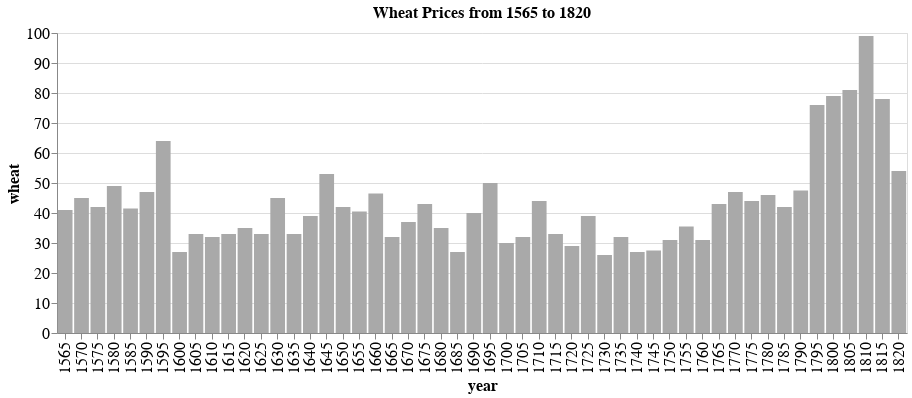

Notebook code cell kept with this figure:
### Markdown cell above
## Step Five: Update Chart

### Code cell
example_chart2 = alt.Chart(source).mark_bar().encode(
    x='year:O',
    y="wheat:Q",
).properties(width=850)
# add chart title
example_chart2.title = "Wheat Prices from 1565 to 1820"
example_chart2

### Figure 1 — Vega-Lite specification as saved in the notebook (floating-point values rounded to 4 significant figures)
{"config": {"title": {"font": "Futura", "fontSize": 16, "anchor": "middle", "color": "black"}, "axisX": {"grid": false, "tickSize": 6, "labelFontSize": 16, "titleFontSize": 16}, "axisY": {"labelFontSize": 16, "tickSize": 6, "titleFontSize": 16}, "background": "white", "text": {"color": "purple", "fontSize": 16, "fontWeight": 400, "baseline": "top", "filled": true, "lineBreak": "\n"}, "bar": {"fill": "DarkGrey"}, "line": {"strokeWidth": 3}, "range": {"category": "ylorrd", "diverging": "blueorange", "ramp": "ylorrd", "ordinal": "ylorrd", "heatmap": "viridis"}, "legend": {"titleFontSize": 16}}, "data": {"name": "data-76d1ce26ea5761007c35827e1564d86c"}, "mark": "bar", "encoding": {"x": {"type": "ordinal", "field": "year"}, "y": {"type": "quantitative", "field": "wheat"}}, "title": "Wheat Prices from 1565 to 1820", "width": 850, "$schema": "https://vega.github.io/schema/vega-lite/v4.0.2.json", "datasets": {"data-76d1ce26ea5761007c35827e1564d86c": [{"year": 1565, "wheat": 41.0, "wages": 5.0}, {"year": 1570, "wheat": 45.0, "wages": 5.05}, {"year": 1575, "wheat": 42.0, "wages": 5.08}, {"year": 1580, "wheat": 49.0, "wages": 5.12}, {"year": 1585, "wheat": 41.5, "wages": 5.15}, {"year": 1590, "wheat": 47.0, "wages": 5.25}, {"year": 1595, "wheat": 64.0, "wages": 5.54}, {"year": 1600, "wheat": 27.0, "wages": 5.61}, {"year": 1605, "wheat": 33.0, "wages": 5.69}, {"year": 1610, "wheat": 32.0, "wages": 5.78}, {"year": 1615, "wheat": 33.0, "wages": 5.94}, {"year": 1620, "wheat": 35.0, "wages": 6.01}, {"year": 1625, "wheat": 33.0, "wages": 6.12}, {"year": 1630, "wheat": 45.0, "wages": 6.22}, {"year": 1635, "wheat": 33.0, "wages": 6.3}, {"year": 1640, "wheat": 39.0, "wages": 6.37}, {"year": 1645, "wheat": 53.0, "wages": 6.45}, {"year": 1650, "wheat": 42.0, "wages": 6.5}, {"year": 1655, "wheat": 40.5, "wages": 6.6}, {"year": 1660, "wheat": 46.5, "wages": 6.75}, {"year": 1665, "wheat": 32.0, "wages": 6.8}, {"year": 1670, "wheat": 37.0, "wages": 6.9}, {"year": 1675, "wheat": 43.0, "wages": 7.0}, {"year": 1680, "wheat": 35.0, "wages": 7.3}, {"year": 1685, "wheat": 27.0, "wages": 7.6}, {"year": 1690, "wheat": 40.0, "wages": 8.0}, {"year": 1695, "wheat": 50.0, "wages": 8.5}, {"year": 1700, "wheat": 30.0, "wages": 9.0}, {"year": 1705, "wheat": 32.0, "wages": 10.0}, {"year": 1710, "wheat": 44.0, "wages": 11.0}, {"year": 1715, "wheat": 33.0, "wages": 11.75}, {"year": 1720, "wheat": 29.0, "wages": 12.5}, {"year": 1725, "wheat": 39.0, "wages": 13.0}, {"year": 1730, "wheat": 26.0, "wages": 13.3}, {"year": 1735, "wheat": 32.0, "wages": 13.6}, {"year": 1740, "wheat": 27.0, "wages": 14.0}, {"year": 1745, "wheat": 27.5, "wages": 14.5}, {"year": 1750, "wheat": 31.0, "wages": 15.0}, {"year": 1755, "wheat": 35.5, "wages": 15.7}, {"year": 1760, "wheat": 31.0, "wages": 16.5}, {"year": 1765, "wheat": 43.0, "wages": 17.6}, {"year": 1770, "wheat": 47.0, "wages": 18.5}, {"year": 1775, "wheat": 44.0, "wages": 19.5}, {"year": 1780, "wheat": 46.0, "wages": 21.0}, {"year": 1785, "wheat": 42.0, "wages": 23.0}, {"year": 1790, "wheat": 47.5, "wages": 25.5}, {"year": 1795, "wheat": 76.0, "wages": 27.5}, {"year": 1800, "wheat": 79.0, "wages": 28.5}, {"year": 1805, "wheat": 81.0, "wages": 29.5}, {"year": 1810, "wheat": 99.0, "wages": 30.0}, {"year": 1815, "wheat": 78.0, "wages": null}, {"year": 1820, "wheat": 54.0, "wages": null}]}}
